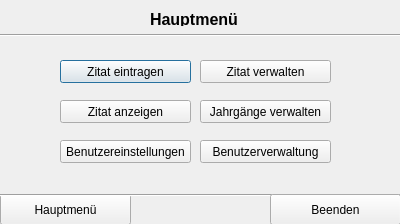
<?xml version="1.0" encoding="UTF-8"?>
<ui version="4.0">
 <class>HauptmenueAdmin</class>
 <widget class="QDialog" name="HauptmenueAdmin">
  <property name="geometry">
   <rect>
    <x>0</x>
    <y>0</y>
    <width>400</width>
    <height>224</height>
   </rect>
  </property>
  <property name="windowTitle">
   <string>Dialog</string>
  </property>
  <widget class="QPushButton" name="pbZitatEintragen">
   <property name="geometry">
    <rect>
     <x>60</x>
     <y>60</y>
     <width>131</width>
     <height>23</height>
    </rect>
   </property>
   <property name="text">
    <string>Zitat eintragen</string>
   </property>
  </widget>
  <widget class="QPushButton" name="pbZitatAnzeigen">
   <property name="geometry">
    <rect>
     <x>60</x>
     <y>100</y>
     <width>131</width>
     <height>23</height>
    </rect>
   </property>
   <property name="text">
    <string>Zitat anzeigen</string>
   </property>
  </widget>
  <widget class="QPushButton" name="pbBenutzerEinstellungen">
   <property name="geometry">
    <rect>
     <x>60</x>
     <y>140</y>
     <width>131</width>
     <height>23</height>
    </rect>
   </property>
   <property name="text">
    <string>Benutzereinstellungen</string>
   </property>
  </widget>
  <widget class="QPushButton" name="pbMenue">
   <property name="geometry">
    <rect>
     <x>0</x>
     <y>194</y>
     <width>131</width>
     <height>31</height>
    </rect>
   </property>
   <property name="text">
    <string>Hauptmenü</string>
   </property>
  </widget>
  <widget class="Line" name="line">
   <property name="geometry">
    <rect>
     <x>0</x>
     <y>180</y>
     <width>411</width>
     <height>31</height>
    </rect>
   </property>
   <property name="orientation">
    <enum>Qt::Horizontal</enum>
   </property>
  </widget>
  <widget class="Line" name="line_2">
   <property name="geometry">
    <rect>
     <x>0</x>
     <y>25</y>
     <width>401</width>
     <height>21</height>
    </rect>
   </property>
   <property name="orientation">
    <enum>Qt::Horizontal</enum>
   </property>
  </widget>
  <widget class="QLabel" name="label">
   <property name="geometry">
    <rect>
     <x>150</x>
     <y>10</y>
     <width>111</width>
     <height>16</height>
    </rect>
   </property>
   <property name="text">
    <string>&lt;html&gt;&lt;head/&gt;&lt;body&gt;&lt;p&gt;&lt;span style=&quot; font-size:12pt; font-weight:600;&quot;&gt;Hauptmenü&lt;/span&gt;&lt;/p&gt;&lt;/body&gt;&lt;/html&gt;</string>
   </property>
  </widget>
  <widget class="QPushButton" name="pbBeenden">
   <property name="geometry">
    <rect>
     <x>270</x>
     <y>194</y>
     <width>131</width>
     <height>31</height>
    </rect>
   </property>
   <property name="text">
    <string>Beenden</string>
   </property>
  </widget>
  <widget class="QPushButton" name="pbZitatVerwalten">
   <property name="geometry">
    <rect>
     <x>200</x>
     <y>60</y>
     <width>131</width>
     <height>23</height>
    </rect>
   </property>
   <property name="text">
    <string>Zitat verwalten</string>
   </property>
  </widget>
  <widget class="QPushButton" name="pbJahrgaengeVerwalten">
   <property name="geometry">
    <rect>
     <x>200</x>
     <y>100</y>
     <width>131</width>
     <height>23</height>
    </rect>
   </property>
   <property name="text">
    <string>Jahrgänge verwalten</string>
   </property>
  </widget>
  <widget class="QPushButton" name="pbBenutzerVerwaltung">
   <property name="geometry">
    <rect>
     <x>200</x>
     <y>140</y>
     <width>131</width>
     <height>23</height>
    </rect>
   </property>
   <property name="text">
    <string>Benutzerverwaltung</string>
   </property>
  </widget>
 </widget>
 <resources/>
 <connections/>
</ui>
